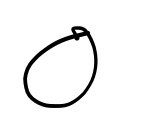
#> input picture data/train/0/13609.jpg, 155 x 137 px, found by its file name; its folder holds only this picture in this run
$ python preprocess_data.py
#> lines starting #> are read from the running program, lines starting #| are printed output that depends on the picture; after the words box and inside, x2 and y2 are one past the last pixel; in counts of white or black regions, pixels touching at a corner belong together
import os
import cv2
import numpy as np
from tqdm import tqdm

# Set dataset paths (absolute paths to avoid errors)
train_path = r"C:\Users\LiRu771\PycharmProjects\Handwritten Math OCR\data\train"
test_path = r"C:\Users\LiRu771\PycharmProjects\Handwritten Math OCR\data\test"
processed_path = r"C:\Users\LiRu771\PycharmProjects\Handwritten Math OCR\data\dataset_processed"

# Ensure output directory exists
os.makedirs(processed_path, exist_ok=True)


# Preprocessing function
def preprocess_image(image_path, output_path, img_size=(64, 64)):
#> called with img_size = (64, 64)
    if not os.path.exists(image_path):  # Ensure file exists
        print(f"❌ File not found: {image_path}")
        return

    img = cv2.imread(image_path, cv2.IMREAD_GRAYSCALE)  # Convert to grayscale
#> img is the input picture: shape (137, 155); min 0, max 255, mean 243.9
    if img is None:
        print(f"❌ Cannot read image: {image_path}")  # Debug
        return

    img = cv2.resize(img, img_size)  # Resize image
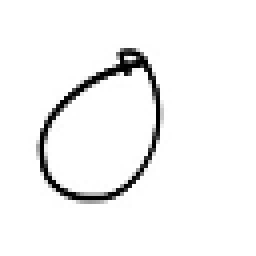
#> img: shape (64, 64) (shown 4 times larger); min 0, max 255, mean 244
    img = cv2.GaussianBlur(img, (3, 3), 0)  # Apply Gaussian Blur to remove noise
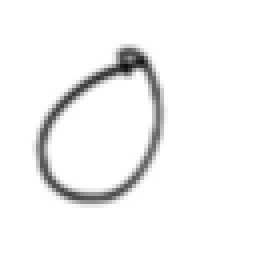
#> img: shape (64, 64) (shown 4 times larger); min 15, max 255, mean 244
    _, img = cv2.threshold(img, 0, 255, cv2.THRESH_BINARY + cv2.THRESH_OTSU)  # Apply Otsu's Thresholding
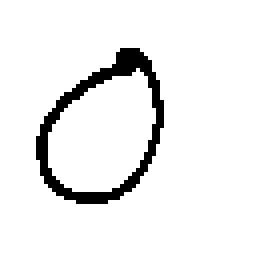
#> img: shape (64, 64) (shown 4 times larger); 93.1% white; black in thin lines or dots, all inside (x1, y1, x2, y2) = (9, 12, 41, 51)

    # Normalize pixel values (convert to 0-1)
    img = img / 255.0

    # Get category name
    category = os.path.basename(os.path.dirname(image_path))

    # Create category folder in output path
    output_category_path = os.path.join(output_path, category)
    os.makedirs(output_category_path, exist_ok=True)

    # Save processed image
    output_file = os.path.join(output_category_path, os.path.basename(image_path))
    cv2.imwrite(output_file, (img * 255).astype(np.uint8))  # Convert back to uint8 and save


# Process all images in train and test sets
for dataset_type in ["train", "test"]:
    input_path = train_path if dataset_type == "train" else test_path  # ✅ Fix: Use correct path
    output_path = os.path.join(processed_path, dataset_type)
    os.makedirs(output_path, exist_ok=True)

    print(f"Processing {dataset_type} images...")
#> (the run stopped early here; a loop or call above may not have finished)
